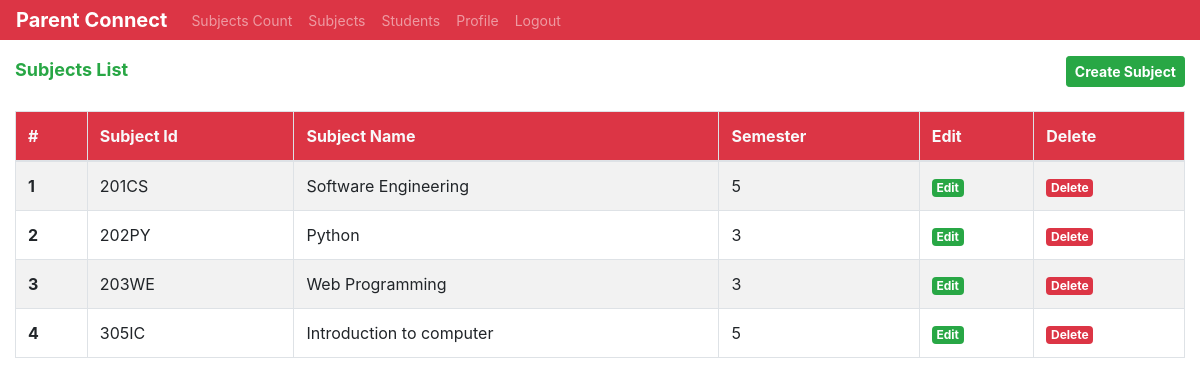
The app's page /faculty/subjects.php (signed in) with its own data.
### tables this page shows
CREATE TABLE IF NOT EXISTS `subjects` (
  `id` int(11) NOT NULL AUTO_INCREMENT,
  `subjectId` varchar(15) NOT NULL,
  `subjectName` varchar(100) NOT NULL,
  `semester` int(11) NOT NULL,
  `deptId` varchar(30) NOT NULL,
  PRIMARY KEY (`subjectId`) USING BTREE,
  UNIQUE KEY `id` (`id`) USING BTREE,
  KEY `subjects_ibfk_1` (`deptId`)
);

### faculty/subjects.php (the view, shortened to what this page needs)
<?php
include('./faculty_header.php');
include('../db/dbcon.php');
$deptId = $_SESSION['userData'][3];
$result = mysqli_query($con, "SELECT * FROM `subjects` WHERE `deptId` = '$deptId'") or die(mysqli_error($con));
$seminar_hall_count = mysqli_num_rows($result);
?>
<!DOCTYPE html>
<html lang="en">
<head>
</head>
<body>
    <div class="container-fluid">
        <div class="row mt-3">
            <div class="col-md-8">
                <p class="page-title font-weight-bold text-success m-0">Subjects List</p>
            </div>
            <div class="col-md-4 text-right">
                <a href="./create_subjects.php" class="btn btn-sm btn-success font-weight-bold">Create Subject</a>
            </div>
        </div>
        <div class="mt-4">
            <?php
            if ($seminar_hall_count === 0) {
            ?>
                <div class="text-center">
                    <img src="./../images/no-data.png" alt="No Data" width="300px">
                    <p class="text-muted font-weight-bold m-0">No Subject List found</p>
                </div>
            <?php
            } else {
            ?>
                <table class="table table-bordered table-striped">
                    <thead>
                        <tr class="bg-danger text-light">
                            <th scope="col">#</th>
                            <th scope="col">Subject Id</th>
                            <th scope="col">Subject Name</th>
                            <th scope="col">Semester</th>
                            <th scope="col">Edit</th>
                            <th scope="col">Delete</th>
                        </tr>
                    </thead>
                    <tbody>
                        <?php
                        $count = 0;
                        while ($row = mysqli_fetch_array($result)) {
                            $count = $count + 1;
                        ?>
                            <tr>
                                <th scope="row"><?php echo $count; ?></th>
                                <td><?php echo $row[1]; ?></td>
                                <td><?php echo $row[2]; ?></td>
                                <td><?php echo $row[3]; ?></td>
                                <td><a href="./update_subjects.php?id=<?php echo $row[0]; ?>" class="badge badge-success">Edit</a></td>
                                <td><a href="./subjects.php?id=<?php echo $row[0]; ?>" class="badge badge-danger">Delete</a></td>
                            </tr>
                        <?php
                        }
                        ?>
                    </tbody>
                </table>
            <?php
            }
            ?>
        </div>
    </div>
</body>
</html>

### css/style.css (style rules this page uses)
.page-title { font-size: 18px; }

### records on screen
subjects: subjectId "201CS", subjectName "Software Engineering", semester "5"
subjects: subjectId "202PY", subjectName "Python", semester "3"
subjects: subjectId "203WE", subjectName "Web Programming", semester "3"
subjects: subjectId "305IC", subjectName "Introduction to computer", semester "5"
